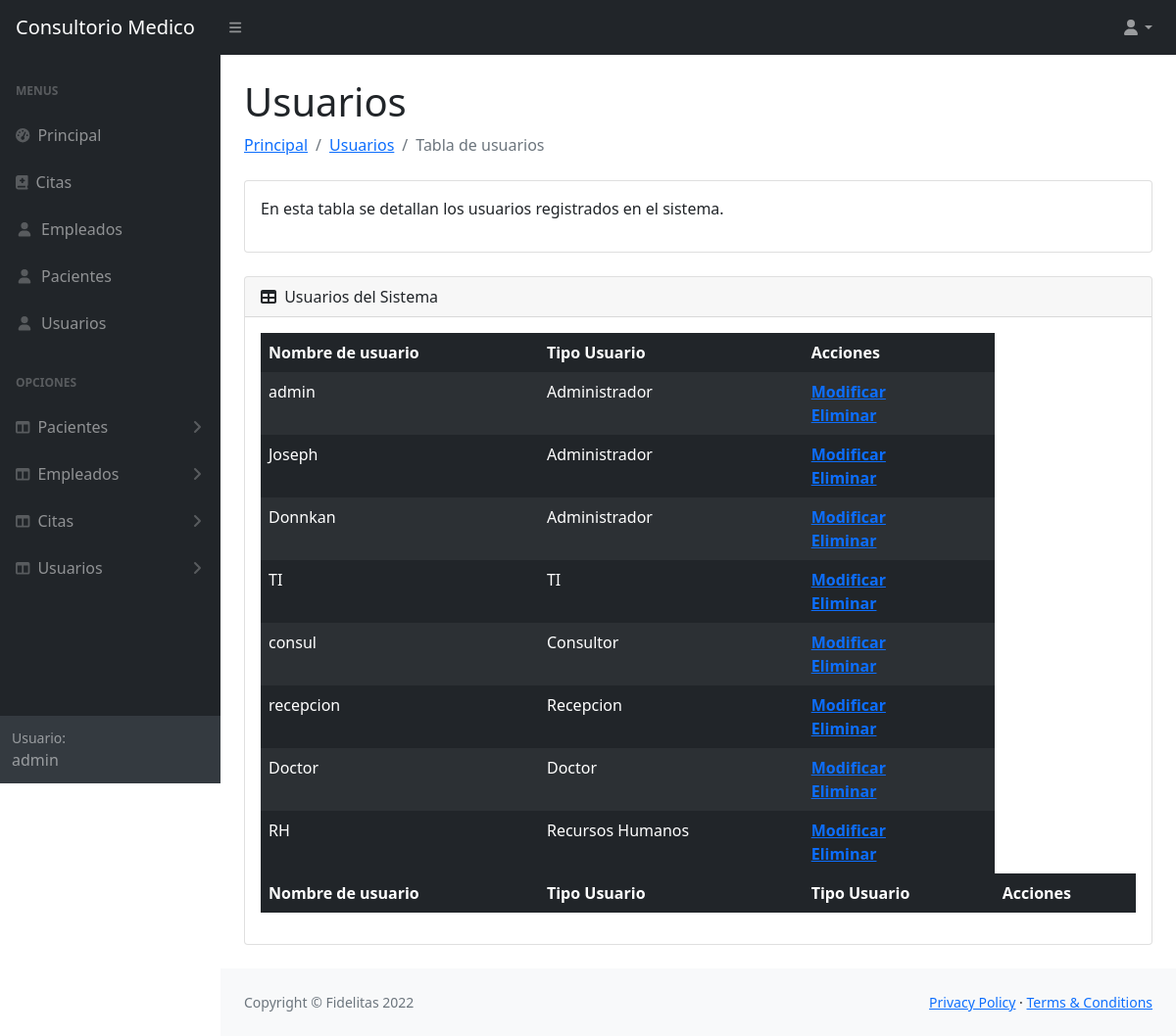
Screenshot of /tablas/tablaUsuarios.php (signed in) with the database file from the repository.
### tables this page shows
CREATE TABLE `usuarios` (
  idUsuario         INT NOT NULL AUTO_INCREMENT,
  nombreUsuario     VARCHAR(45) NOT NULL,
  passwordUsuario   VARCHAR(45) NOT NULL,
  rol               INT NOT NULL,
  PRIMARY KEY (idusuario),
  foreign key(rol)references `roles`(idRol));

CREATE TABLE `roles` (
  idRol       INT NOT NULL AUTO_INCREMENT,
  nombreRol   VARCHAR(45) NOT NULL,
  PRIMARY KEY (idRol));

### tablas/tablaUsuarios.php (the view, shortened to what this page needs)
<?php
 require '../conexion/conexion.php';
 $rol = $_SESSION['rol'];
 $tUsuariosSELECT = "SELECT u.idUsuario, u.nombreUsuario, r.nombreRol FROM usuarios u
 JOIN roles r on u.rol = r.idRol";
 $resultado = $mysqli->query($tUsuariosSELECT);
?>
<!DOCTYPE html>
<html lang="en">
    <head>
        <link href="https://cdn.jsdelivr.net/npm/simple-datatables@latest/dist/style.css" rel="stylesheet" />
        <link href="../css/styles.css" rel="stylesheet" />
    </head>
    <body class="sb-nav-fixed">
        <nav class="sb-topnav navbar navbar-expand navbar-dark bg-dark">
            <a class="navbar-brand ps-3" href="../principal.php">Consultorio Medico</a>
            <button class="btn btn-link btn-sm order-1 order-lg-0 me-4 me-lg-0" id="sidebarToggle" href="#!"><i class="fas fa-bars"></i></button>
            <ul class="navbar-nav ms-auto ms-auto me-0 me-md-3 my-2 my-md-0">
                <li class="nav-item dropdown">
                    <a class="nav-link dropdown-toggle" id="navbarDropdown" href="#" role="button" data-bs-toggle="dropdown" aria-expanded="false"><i class="fas fa-user fa-fw"></i></a>
                </li>
            </ul>
        </nav>
        <div id="layoutSidenav">
            <div id="layoutSidenav_nav">
                <nav class="sb-sidenav accordion sb-sidenav-dark" id="sidenavAccordion">
                    <div class="sb-sidenav-menu">
                        <div class="nav">
                            <div class="sb-sidenav-menu-heading">Menus</div>
                            <a class="nav-link" href="../principal.php">
                                <div class="sb-nav-link-icon"><i class="fas fa-tachometer-alt"></i></div>
                                Principal
                            </a>
                            <a class="nav-link" href="../menus/menuCitas.php">
                                <div class="sb-nav-link-icon"><i class="fas fa-book-medical"></i></div>
                                Citas
                            </a>
                            <a class="nav-link" href="../menus/menuEmpleados.php">
                                <div class="sb-nav-link-icon"><i class="fas fa-user fa-fw"></i></div>
                                Empleados
                            </a>
                            <a class="nav-link" href="../menus/menuPacientes.php">
                                <div class="sb-nav-link-icon"><i class="fas fa-user fa-fw"></i></div>
                                Pacientes
                            </a>
                            <a class="nav-link" href="../menus/menuUsuarios.php">
                                <div class="sb-nav-link-icon"><i class="fas fa-user fa-fw"></i></div>
                                Usuarios
                            </a>
                            <?php if($rol == 1){ ?>
                            <div class="sb-sidenav-menu-heading">Opciones</div>
                            <a class="nav-link collapsed" href="#" data-bs-toggle="collapse" data-bs-target="#collapsePacientes" aria-expanded="false" aria-controls="collapseLayouts">
                                <div class="sb-nav-link-icon"><i class="fas fa-columns"></i></div>
                                Pacientes
                                <div class="sb-sidenav-collapse-arrow"><i class="fas fa-angle-down"></i></div>
                            </a>
                            <a class="nav-link collapsed" href="#" data-bs-toggle="collapse" data-bs-target="#collapseEmpleado" aria-expanded="false" aria-controls="collapseLayouts">
                                <div class="sb-nav-link-icon"><i class="fas fa-columns"></i></div>
                                Empleados
                                <div class="sb-sidenav-collapse-arrow"><i class="fas fa-angle-down"></i></div>
                            </a>
                            <a class="nav-link collapsed" href="#" data-bs-toggle="collapse" data-bs-target="#collapseCitas" aria-expanded="false" aria-controls="collapseLayouts">
                                <div class="sb-nav-link-icon"><i class="fas fa-columns"></i></div>
                                Citas
                                <div class="sb-sidenav-collapse-arrow"><i class="fas fa-angle-down"></i></div>
                            </a>
                            <a class="nav-link collapsed" href="#" data-bs-toggle="collapse" data-bs-target="#collapseUser" aria-expanded="false" aria-controls="collapseLayouts">
                                <div class="sb-nav-link-icon"><i class="fas fa-columns"></i></div>
                                Usuarios
                                <div class="sb-sidenav-collapse-arrow"><i class="fas fa-angle-down"></i></div>
                            </a>
                            <?php } ?>
                        </div>
                    </div>
                    <div class="sb-sidenav-footer">
                        <div class="small">Usuario:</div>
                        <?php echo $_SESSION['nombreUsuario'] ?>
                    </div>
                </nav>
            </div>
            <div id="layoutSidenav_content">
                <main>
                    <div class="container-fluid px-4">
                        <h1 class="mt-4">Usuarios</h1>
                        <ol class="breadcrumb mb-4">
                            <li class="breadcrumb-item"><a href="../principal.php">Principal</a></li>
                            <li class="breadcrumb-item"><a href="../menus/menuUsuarios.php">Usuarios</a></li>
                            <li class="breadcrumb-item active">Tabla de usuarios</li>
                        </ol>
                        <div class="card mb-4">
                            <div class="card-body">
                               <p>En esta tabla se detallan los usuarios registrados en el sistema.</p>
                            </div>
                        </div>
                        <div class="card mb-4">
                            <div class="card-header">
                                <i class="fas fa-table me-1"></i>
                                Usuarios del Sistema
                            </div>
                            <div class="card-body">
                                <table id="datatablesSimple" class="table table-dark table-striped table-borderless">
                                    <thead>
                                        <tr>
                                            <th>Nombre de usuario</th>
                                            <th>Tipo Usuario</th>
                                            <th>Acciones</th>
                                        </tr>
                                    </thead>
                                    <tfoot>
                                        <tr>
                                            <th>Nombre de usuario</th>
                                            <th>Tipo Usuario</th>
                                            <th>Tipo Usuario</th>
                                            <th>Acciones</th>
                                        </tr>
                                    </tfoot>
                                    <tbody>
                                        <?php
                                            while ($row = $resultado->fetch_assoc()) { ?>
                                            <tr><?php $idUsuario = $row['idUsuario']  ?>
                                                <td><?php echo $row['nombreUsuario']  ?></td>
                                                <td><?php echo $row['nombreRol']  ?></td>
                                                <th><?php echo "<a href='../formularios/editarUsuario.php?id=$idUsuario'>Modificar</a><br><a href='../scriptsSQL/deleteUsuario.php?id=$idUsuario'>Eliminar</a>" ?></th>
                                            </tr>
                                            <?php } ?>
                                    </tbody>
                                </table>
                            </div>
                        </div>
                    </div>
                </main>
                <footer class="py-4 bg-light mt-auto">
                    <div class="container-fluid px-4">
                        <div class="d-flex align-items-center justify-content-between small">
                            <div class="text-muted">Copyright &copy; Fidelitas 2022</div>
                            <div>
                                <a href="#">Privacy Policy</a>
                                &middot;
                                <a href="#">Terms &amp; Conditions</a>
                            </div>
                        </div>
                    </div>
                </footer>
            </div>
        </div>
    </body>
</html>

### rows the page displays
usuarios: nombreUsuario "admin", rol.nombreRol "Administrador"
usuarios: nombreUsuario "Joseph", rol.nombreRol "Administrador"
usuarios: nombreUsuario "Donnkan", rol.nombreRol "Administrador"
usuarios: nombreUsuario "TI", rol.nombreRol "TI"
usuarios: nombreUsuario "consul", rol.nombreRol "Consultor"
usuarios: nombreUsuario "recepcion", rol.nombreRol "Recepcion"
usuarios: nombreUsuario "Doctor", rol.nombreRol "Doctor"
usuarios: nombreUsuario "RH", rol.nombreRol "Recursos Humanos"

### other values shown
$_SESSION['nombreUsuario'] "admin"
